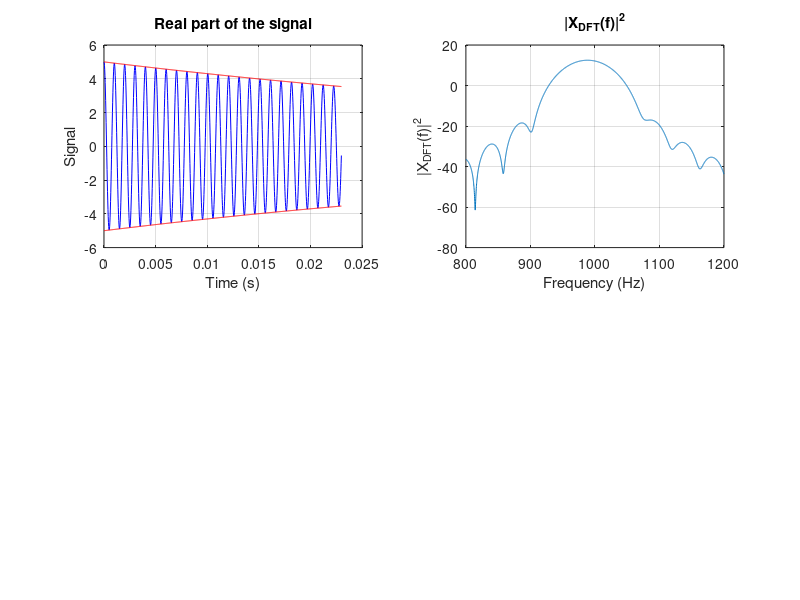

Source code (MATLAB): (Note: this script raises an error after producing the figure.)
%% Projet long 2015
% Quentin Biache - Lili Zheng - Emilie Abia
% Lobe with different AM/FM modulation animation

% Comparison - generated lobe/theorical lobe

% This scripts generates some chirps at given frequencies, with given ACR
% and FCR, and compares it to the reconstructed version, using lobe
% interpolation.

%% Initialize workspace
clear all
close all
clc

load data.mat

%% Parameters definition

% Sampling parameters
fe = 44100;             % Sampling frequency

% FFT parameters
w_time = 0.023;         % Window duration (s)
N_padding = 8;          % Zero-padding factor
N_pts = round(fe*w_time);               % Total number of points
if (mod(N_pts,2) == 0)
    N_pts = N_pts + 1;
end

w_time = N_pts/fe;

N_fft = 2^(nextpow2(N_pts)+N_padding);  % FFT size
t = (0:(N_pts-1))'/fe;                  % Time vector
f = (0:(N_fft-1))'*fe/N_fft;            % Frequency vector

w = window(@hanning,N_pts);             % Create window
w = w./sum(w);                          % Normalize window

AM = 0;
dB = 1;

%% Compute FFT

% Number of points on the main lobe
N_lobe = size(x_lobe,1);


%% Grid settings

% Number of points
N_ACR = 3;
N_FCR = 3;

% Total number of simulations
N = N_ACR*N_FCR;

% Range 
FCR_min = -10000;
FCR_max = 10000;
ACR_min = -3/0.023;
ACR_max = 3/0.023;

% Create uniform grid of ACR and FCR parameters
ACR_q = kron(linspace(ACR_min,ACR_max,N_ACR)',ones(N_FCR,1));
FCR_q = kron(ones(N_ACR,1),linspace(FCR_min,FCR_max,N_FCR)');

% Matrix to store lobe data
x_lobe_reconst = zeros(N_lobe,N);
mod_lobe_reconst = zeros(N_lobe,N);
arg_lobe_reconst = zeros(N_lobe,N);

figure
pause

for u = 1:N

    % Parameters for the model
    f0 = 1000;              % Instantaneous frequency at t = 0
    A0 = 5;                 % Signal level
    phi0 = 0;               % Initial phase

    % Adjust parameters with the definition
    alpha0 = log(10^(ACR_q(u)/20));
    beta0 = FCR_q(u)/pi;        
    omega0 = 2*pi*f0;
    lambda0 = log(A0);

    % Create signal
    s = exp(alpha0.*t).*exp(lambda0).*exp(1i*((beta0*t.^2)+(omega0.*t)+phi0));
    
    subplot(2,2,1)
        plot(t,real(s),'b',t,exp(alpha0.*t).*exp(lambda0),'r',t,-exp(alpha0.*t).*exp(lambda0),'r')
        title('Real part of the signal')
        xlabel('Time (s)')
        ylabel('Signal')
        grid on

    % Apply window
    s = s.*w;

    % Correct phase
    s_w = zeros(N_fft,1);
    s_w(1:(N_pts-1)/2) = s(((N_pts+1)/2)+1:end);
    s_w(N_fft-(N_pts-1)/2:end) = s(1:((N_pts+1)/2));
    
   
    % Compute the FFT
    N_half = (N_fft/2)+1;                   % Half FFT size
    fft_s = fft(s_w,N_fft);
    mod_fft_s = abs(fft_s);

    plot_index = find((f > 0.8*f0) & (f < 1.2*f0));
    
    subplot(2,2,2)
        if dB
            plot(f(plot_index),20*log10(mod_fft_s(plot_index)))
        else
            plot(f(plot_index),mod_fft_s(plot_index))
        end
        title('|X_{DFT}(f)|^2')
        xlabel('Frequency (Hz)')
        ylabel('|X_{DFT}(f)|^2')
        grid on
        %hold on
    
    % Search for the main lobe
    [mod_max,index] = max(mod_fft_s);
    mod_argmax = f(index);

    % Find a more accurate value of the main lobe peak
    interp_index = quad_argmax(index,mod_fft_s(index-1),mod_fft_s(index),mod_fft_s(index+1));
    interp_max = quad_max(mod_fft_s(index-1),mod_fft_s(index),mod_fft_s(index+1));
    interp_argmax = interp1(1:length(f),f,interp_index);

    left_peak = mod_fft_s(1:end-2) > mod_fft_s(2:end-1);
    right_peak = mod_fft_s(3:end) > mod_fft_s(2:end-1);

    % Find location of zeros in the FFT
    mod_zeros_loc = find(left_peak & right_peak) + 1; 

    % Find the closest zero to the lobe peak
    [~,index_min] = min(abs(index-mod_zeros_loc)); 

    if (mod_zeros_loc(index_min) > index)
        lower_zero_loc = mod_zeros_loc(index_min - 1); 
        upper_zero_loc = mod_zeros_loc(index_min); 
    else
        lower_zero_loc = mod_zeros_loc(index_min); 
        upper_zero_loc = mod_zeros_loc(index_min + 1); 
    end    

    % Perform bilinear interpolation to find the new points on the lobe
    [lobe_freq,lobe_mag,lobe_phase] = lobe_reconst(ACR_q(u),FCR_q(u),LUT_ACR,LUT_FCR,x_lobe,mag_lobe,arg_lobe,N_lobe);

    x_lobe_reconst(:,u) = lobe_freq;
    mod_lobe_reconst(:,u) = lobe_mag;
    arg_lobe_reconst(:,u) = lobe_phase;


    % Split the frequency axis into N_lobe points in the main lobe
    x = linspace(lower_zero_loc,upper_zero_loc,N_lobe)';

    % Reconstruct signal
    Y = zeros(N_pts,1);     % Complex spectrum
    
    % Estimate the lobe phase over the synthesis domain using the 9 points
    lobe_phase = interp1(1+((x-1)*(N_pts-1)./(N_fft-1)),arg_lobe_reconst(:,u),(1:N_pts)','spline',0);
    %lobe_phase = quad_interp(1+((x-1)*(N_pts-1)./(N_fft-1)),arg_lobe_reconst(:,u),(1:N_pts)');

    % De-normalize the phase
    lobe_phase = lobe_phase + (pi*w_time*(f0-LUT_f0)) + phi0;
    
    % Estimate the lobe magnitude over the synthesis domain using the 9 points
    lobe_mag = interp1(1+((x-1)*(N_pts-1)./(N_fft-1)),mod_lobe_reconst(:,u),(1:N_pts)','spline',0);
    %lobe_mag = quad_interp(1+((x-1)*(N_pts-1)./(N_fft-1)),mod_lobe_reconst(:,u),(1:N_pts)');
    Y = A0*lobe_mag.*exp(1i*lobe_phase);
    
    s_reconst = real(ifft(Y,N_pts));

    % Undo window phase correction
    s_reconst_w = zeros(N_pts,1);
    s_reconst_w(1:(N_pts+1)/2) = s_reconst(((N_pts+1)/2):end);
    s_reconst_w(1+((N_pts+1)/2):end) = s_reconst(1:((N_pts-1)/2));
    
    s_reconst = s_reconst_w;
       
    % Plot the reconstructed magnitude
    subplot(2,2,2)
        hold on
        if dB
            %plot((x_lobe_reconst(:,u)*fe)+f0,20*log10(abs(mod_lobe_reconst(:,u))),'r') 
            plot((x_lobe_reconst(:,u)*LUT_fe)+f0,20*log10(abs(A0*mod_lobe_reconst(:,u))),'k+') 
        else
            %plot(f_lobe_interp,(y_lobe_interp),'r')
            plot((x_lobe_reconst(:,u)*LUT_fe)+f0,abs(A0*mod_lobe_reconst(:,u)),'k+') 
        end
        hold off
          
    % Plot the reconstructed signal
    subplot(2,2,3)
        plot(t,real(s),'b',t,s_reconst,'r')
        xlabel('Time (s)')
        ylabel('Signal')
        legend('Original','Reconstructed')
        err = round(100*norm(real(s)-s_reconst)./norm(real(s)));
        title(['Reconstruction error = ',num2str(err), '%'])
        grid on    

    % Plot the phase
    subplot(2,2,4)
        x_phase = linspace(lower_zero_loc,upper_zero_loc,1000)';
        lobe_index = (lower_zero_loc:upper_zero_loc)';
        
        % Theorical phase
        plot((x_phase-1)*fe/N_fft,interp1(lobe_index,unwrap(phase(fft_s(lobe_index))),x_phase),'b')
        hold on
        plot((x_phase-1)*fe/N_fft,interp1(x,arg_lobe_reconst(:,u)+(pi*w_time*(f0-LUT_f0)) + phi0,x_phase,'spline'),'k')
        xlabel('Frequency (Hz)')
        ylabel('Phase (rad)')
        title(['Current coordinates on the (ACR,FCR) plane: (',num2str(ACR_q(u)),',',num2str(FCR_q(u)),')'])
        grid on
        hold off
    
    pause
end
    
close all
        